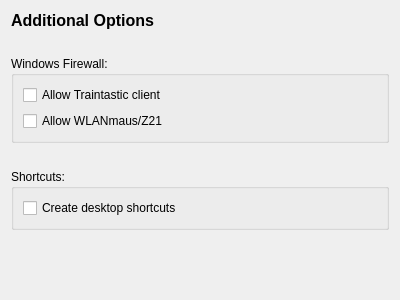
<?xml version="1.0" encoding="UTF-8"?>
<ui version="4.0">
 <class>FirewallPage</class>
 <widget class="QWidget" name="FirewallPage">
  <property name="geometry">
   <rect>
    <x>0</x>
    <y>0</y>
    <width>400</width>
    <height>300</height>
   </rect>
  </property>
  <property name="windowTitle">
   <string>Additional Options</string>
  </property>
  <layout class="QVBoxLayout" name="verticalLayout">
   <item>
    <widget class="QLabel" name="titleLabel">
     <property name="text">
      <string>Additional Options</string>
     </property>
     <property name="font">
      <font>
       <pointsize>12</pointsize>
       <weight>75</weight>
       <bold>true</bold>
      </font>
     </property>
    </widget>
   </item>
   <item>
    <spacer name="verticalSpacer_1">
     <property name="orientation">
      <enum>Qt::Vertical</enum>
     </property>
     <property name="sizeType">
      <enum>QSizePolicy::Fixed</enum>
     </property>
     <property name="sizeHint" stdset="0">
      <size>
       <width>20</width>
       <height>20</height>
      </size>
     </property>
    </spacer>
   </item>
   <item>
    <widget class="QGroupBox" name="firewallGroupBox">
     <property name="title">
      <string>Windows Firewall:</string>
     </property>
     <layout class="QVBoxLayout" name="verticalLayout_2">
      <item>
       <widget class="QCheckBox" name="allowTraintastic">
        <property name="text">
         <string>Allow Traintastic client</string>
        </property>
        <property name="checked">
         <bool>false</bool>
        </property>
       </widget>
      </item>
      <item>
       <widget class="QCheckBox" name="allowWLANmaus">
        <property name="text">
         <string>Allow WLANmaus/Z21</string>
        </property>
        <property name="checked">
         <bool>false</bool>
        </property>
       </widget>
      </item>
     </layout>
    </widget>
   </item>
   <item>
    <spacer name="verticalSpacer_2">
     <property name="orientation">
      <enum>Qt::Vertical</enum>
     </property>
     <property name="sizeType">
      <enum>QSizePolicy::Fixed</enum>
     </property>
     <property name="sizeHint" stdset="0">
      <size>
       <width>20</width>
       <height>20</height>
      </size>
     </property>
    </spacer>
   </item>
   <item>
    <widget class="QGroupBox" name="shortcutsGroupBox">
     <property name="title">
      <string>Shortcuts:</string>
     </property>
     <layout class="QVBoxLayout" name="verticalLayout_3">
      <item>
       <widget class="QCheckBox" name="createDesktopIcon">
        <property name="text">
         <string>Create desktop shortcuts</string>
        </property>
        <property name="checked">
         <bool>false</bool>
        </property>
       </widget>
      </item>
     </layout>
    </widget>
   </item>
   <item>
    <spacer name="verticalSpacer_3">
     <property name="orientation">
      <enum>Qt::Vertical</enum>
     </property>
     <property name="sizeHint" stdset="0">
      <size>
       <width>20</width>
       <height>40</height>
      </size>
     </property>
    </spacer>
   </item>
  </layout>
 </widget>
 <resources/>
 <connections/>
</ui>
